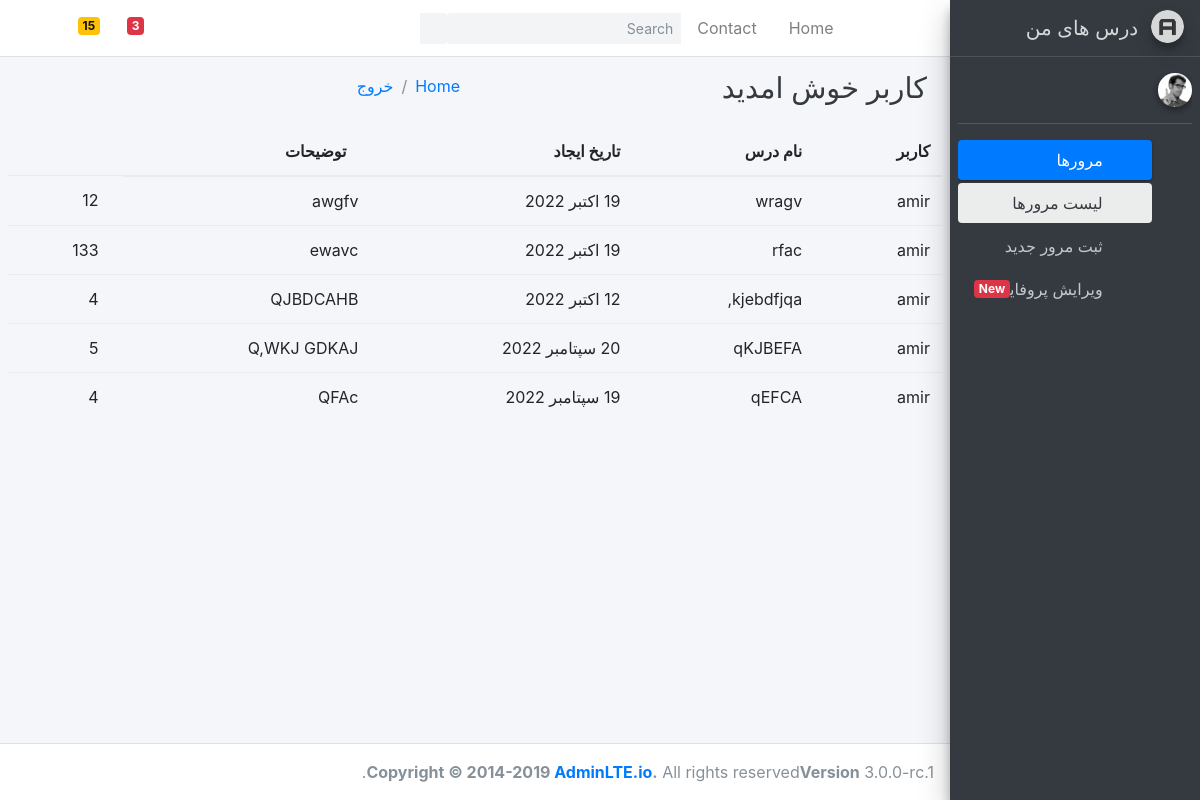
Page /blog/adminlte on the earlier database version.
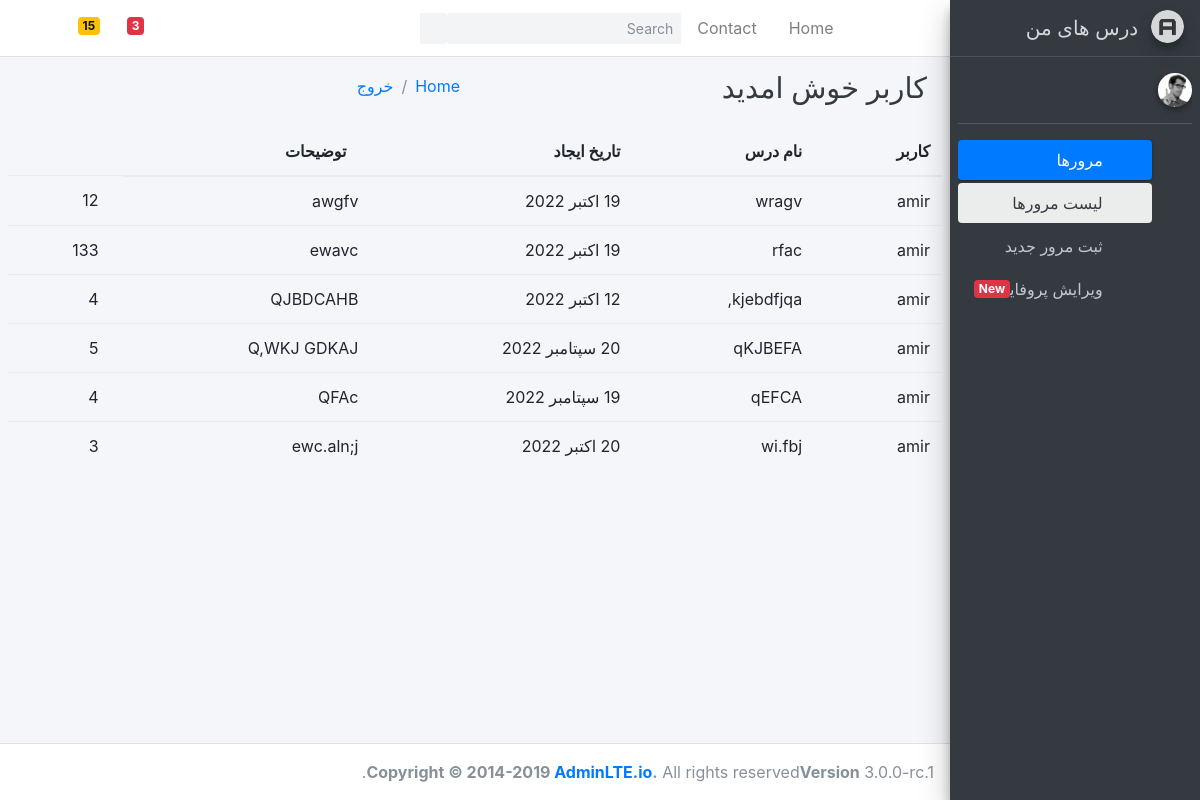
Same page on the later database version.
### blog/models.py (models this page shows, shortened)
class Article(models.Model):
    user = models.ForeignKey(User, on_delete=models.CASCADE)
    title = models.CharField(max_length=20, verbose_name = "عنوان")
    description = models.TextField()
    test_int = models.IntegerField()
    created = models.DateField(default=timezone.now)
    class Meta:
        verbose_name ="مرور"
        verbose_name_plural = "مرورها"

### account/models.py (models this page shows)
class User(AbstractUser):
   phone = models.IntegerField(null=True)

### blog/views.py (the view)
# urls.py: path('adminlte', Adminlte.as_view(), name="adminlte"),
class Adminlte(ListView):
    queryset = Article.objects.all()
    template_name = "home.html"

### templates/blog/home.html
{% extends 'base.html' %}
{% block main%}
    <div class="card-body table-responsive p-0">
      <table class="table table-hover">
        <thead>
          <tr>
            <th>کاربر</th>
            <th>نام درس</th>
            <th>تاریخ ایجاد </th>
            <th>توضیحات</th>
          </tr>
        </thead>
        <tbody>
            {% for post in object_list %}
                  <tr>
                    <td>{{post.user}}</td>
                    <td>{{post.title}}</td>
                    <td>{{post.created}}</td>
                    <td>{{post.description}}</td>
                    <td>{{post.test_int}}</td>
                  </tr>
            {% endfor %}
        </tbody>
      </table>
    </div>
{% endblock %}

### templates/blog/base.html (shortened to what this page needs)
{% load static %}
<!DOCTYPE html>
<html>
<head>
  <link rel="stylesheet" href="{% static 'registration/adminlte/plugins/fontawesome-free/css/all.min.css' %}">
  <link rel="stylesheet" href="https://code.ionicframework.com/ionicons/2.0.1/css/ionicons.min.css">
  <link rel="stylesheet" href="{% static 'registration/adminlte/plugins/tempusdominus-bootstrap-4/css/tempusdominus-bootstrap-4.min.css' %}">
  <link rel="stylesheet" href="{% static 'registration/adminlte/plugins/icheck-bootstrap/icheck-bootstrap.min.css' %}">
  <link rel="stylesheet" href="{% static 'registration/adminlte/plugins/jqvmap/jqvmap.min.css' %}">
  <link rel="stylesheet" href="{% static 'registration/adminlte/dist/css/adminlte.min.css' %}">
  <link rel="stylesheet" href="{% static 'registration/adminlte/plugins/overlayScrollbars/css/OverlayScrollbars.min.css' %}">
  <link rel="stylesheet" href="{% static 'registration/adminlte/plugins/daterangepicker/daterangepicker.css' %}">
  <link rel="stylesheet" href="{% static 'registration/adminlte/plugins/summernote/summernote-bs4.css' %}">
  <link rel="stylesheet" href="https://cdn.rtlcss.com/bootstrap/v4.2.1/css/bootstrap.min.css">
  <link rel="stylesheet" href="{% static 'registration/adminlte/dist/css/custom.css' %}">
</head>
<body class="hold-transition sidebar-mini layout-fixed">
<div class="wrapper">
  <nav class="main-header navbar navbar-expand navbar-white navbar-light">
    <ul class="navbar-nav">
      <li class="nav-item">
        <a class="nav-link" data-widget="pushmenu" href="#"><i class="fas fa-bars"></i></a>
      </li>
      <li class="nav-item d-none d-sm-inline-block">
        <a href="index3.html" class="nav-link">Home</a>
      </li>
      <li class="nav-item d-none d-sm-inline-block">
        <a href="#" class="nav-link">Contact</a>
      </li>
    </ul>
    <form class="form-inline ml-3">
      <div class="input-group input-group-sm">
        <input class="form-control form-control-navbar" type="search" placeholder="Search" aria-label="Search">
        <div class="input-group-append">
          <button class="btn btn-navbar" type="submit">
            <i class="fas fa-search"></i>
          </button>
        </div>
      </div>
    </form>
    <ul class="navbar-nav mr-auto-navbav">
      <li class="nav-item dropdown">
        <a class="nav-link" data-toggle="dropdown" href="#">
          <span class="badge badge-danger navbar-badge">3</span>
        </a>
      </li>
      <li class="nav-item dropdown">
        <a class="nav-link" data-toggle="dropdown" href="#">
          <span class="badge badge-warning navbar-badge">15</span>
        </a>
      </li>
      <li class="nav-item">
        <a class="nav-link" data-widget="control-sidebar" data-slide="true" href="#">
          <i class="fas fa-th-large"></i>
        </a>
      </li>
    </ul>
  </nav>
   {% include  'sidebar.html'%}
  <div class="content-wrapper">
    <div class="content-header">
      <div class="container-fluid">
        <div class="row mb-2">
          <div class="col-sm-6">
            <h1 class="m-0 text-dark">{% block title%} کاربر {{user.username}}  خوش امدید{% endblock %}</h1>
          </div>
          <div class="col-sm-6">
            <ol class="breadcrumb float-sm-right">
              <li class="breadcrumb-item"><a href="#">Home</a></li>
              <li class="breadcrumb-item active"><a href="./logout">خروج</a></li>
            </ol>
          </div>
        </div>
      </div>
    </div>
    <section class="content">
      {% block main%}
      {% endblock %}
    </section>
  </div>
  <footer class="main-footer">
    <strong>Copyright &copy; 2014-2019 <a href="http://adminlte.io">AdminLTE.io</a>.</strong>
    All rights reserved.
    <div class="float-right d-none d-sm-inline-block">
      <b>Version</b> 3.0.0-rc.1
    </div>
  </footer>
</div>
</body>
</html>

### templates/blog/sidebar.html (shortened to what this page needs)
{% load static %}
<aside class="main-sidebar sidebar-dark-primary elevation-4">
    <a href="index3.html" class="brand-link">
      <img src="{% static 'registration/adminlte/dist/img/AdminLTELogo.png'%}" alt="AdminLTE Logo" class="brand-image img-circle elevation-3"
           style="opacity: .8">
      <span class="brand-text"> درس های من</span>
    </a>
    <div class="sidebar">
      <div class="user-panel mt-3 pb-3 mb-3 d-flex">
        <div class="image">
          <img src="{% static 'registration/adminlte/dist/img/user2-160x160.jpg'%}" class="img-circle elevation-2" alt="User Image">
        </div>
        <div class="info">
        </div>
      </div>
      <nav class="mt-2">
        <ul class="nav nav-pills nav-sidebar flex-column" data-widget="treeview" role="menu" data-accordion="false">
          <li class="nav-item has-treeview menu-open">
            <a href="#" class="nav-link active">
              <i class="nav-icon fas fa-tachometer-alt"></i>
              <p>
              مرورها
                <i class="right fas fa-angle-left"></i>
              </p>
            </a>
            <ul class="nav nav-treeview">
              <li class="nav-item">
                <a href="#" class="nav-link active">
                  <i class="far fa-circle nav-icon"></i>
                  <p>لیست مرورها</p>
                </a>
              </li>
              <li class="nav-item">
                <a href="/account/create" class="nav-link">
                  <i class="far fa-circle nav-icon"></i>
                  <p>ثبت مرور جدید</p>
                </a>
              </li>
            </ul>
          </li>
          <li class="nav-item">
            <a href="pages/widgets.html" class="nav-link">
              <i class="nav-icon fas fa-th"></i>
              <p>
                ویرایش پروفایل
                <span class="right badge badge-danger">New</span>
              </p>
            </a>
          </li>
        </ul>
      </nav>
    </div>
  </aside>

Differences in the rows shown:
added Article: user "amir", title "wi.fbj", created "20 اکتبر 2022", description "ewc.aln;j", test_int "3"
